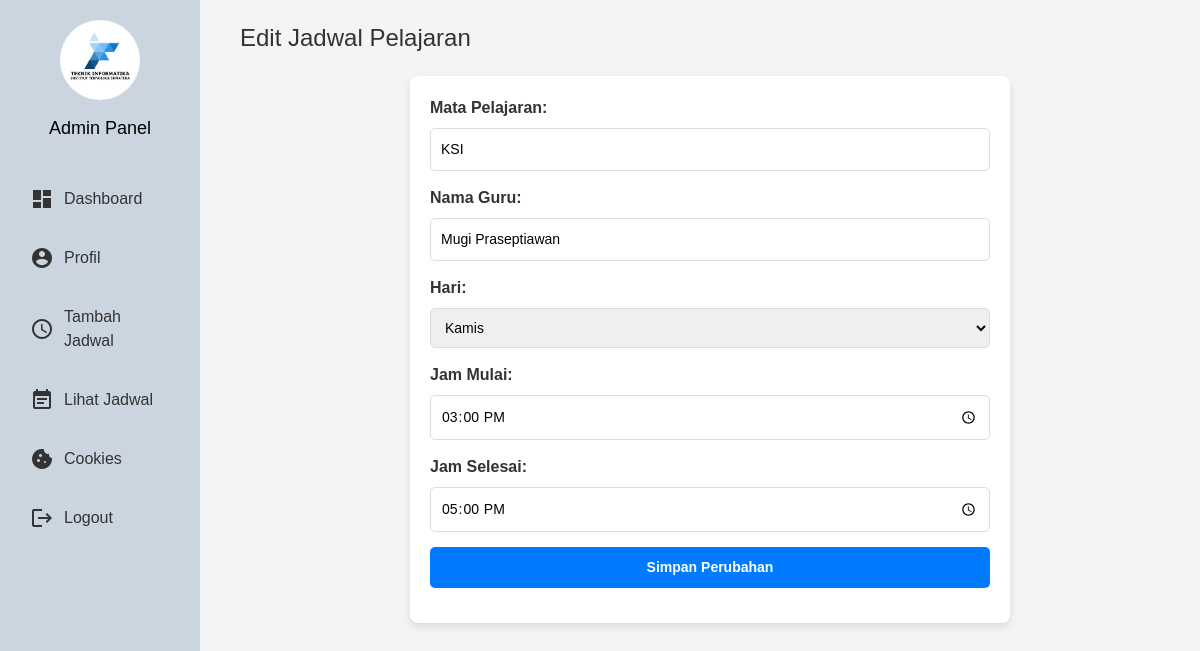
The app's page /edit-schedule.php?id=1 with its own data.
### tables this page shows
CREATE TABLE `schedules` (
  `id` int(11) NOT NULL,
  `subject_name` varchar(100) NOT NULL,
  `teacher_name` varchar(100) NOT NULL,
  `day_of_week` varchar(20) NOT NULL,
  `time_start` time NOT NULL,
  `time_end` time NOT NULL,
  `created_at` timestamp NOT NULL DEFAULT current_timestamp()
);

### edit-schedule.php (the view, shortened to what this page needs)
<?php
require_once('db-connect.php');
$schedule_id = intval($_GET['id']);
$stmt = $conn->prepare("SELECT * FROM schedules WHERE id = ?");
$stmt->bind_param('i', $schedule_id);
$stmt->execute();
$result = $stmt->get_result();
$schedule = $result->fetch_assoc();
?>
<!DOCTYPE html>
<html lang="en">
<head>
    <script src="https://cdn.tailwindcss.com"></script>
</head>
<body>
<?php include('sidebar.php'); ?>
<div class="content">
    <h1>Edit Jadwal Pelajaran</h1>
    <form method="POST">
        <label>Mata Pelajaran:</label>
        <input type="text" name="subject_name" value="<?= htmlspecialchars($schedule['subject_name']); ?>" required><br>
        <label>Nama Guru:</label>
        <input type="text" name="teacher_name" value="<?= htmlspecialchars($schedule['teacher_name']); ?>" required><br>
        <label>Hari:</label>
        <select name="day_of_week" required>
            <option value="Kamis" <?= $schedule['day_of_week'] === 'Kamis' ? 'selected' : ''; ?>>Kamis</option>
        </select><br>
        <label>Jam Mulai:</label>
        <input type="time" name="time_start" value="<?= htmlspecialchars($schedule['time_start']); ?>" required><br>
        <label>Jam Selesai:</label>
        <input type="time" name="time_end" value="<?= htmlspecialchars($schedule['time_end']); ?>" required><br>
        <button type="submit">Simpan Perubahan</button>
    </form>
</div>
</body>
</html>

### edit-schedule.php (style rules this page uses)
body { font-family: Arial, sans-serif; display: flex; background-color: #F3F4F6; }
.content { margin-left: 220px; padding: 20px; width: calc(100% - 220px); }
.content h1 { font-size: 24px; color: #333; margin-bottom: 20px; }
form { background-color: white; padding: 20px; border-radius: 8px; box-shadow: 0px 4px 8px rgba(0, 0, 0, 0.1); max-width: 600px; margin: auto; }
form label { font-weight: bold; display: block; margin-bottom: 8px; color: #333; }
form input, form select, form button { width: 100%; padding: 10px; margin-bottom: 15px; border: 1px solid #ddd; border-radius: 5px; font-size: 14px; }
form button { background-color: #007bff; color: white; border: none; cursor: pointer; font-weight: bold; transition: background-color 0.3s; }

### records on screen
schedules: subject_name "KSI", teacher_name "Mugi Praseptiawan", day_of_week "Kamis", time_start "15:00:00", time_end "17:00:00"
